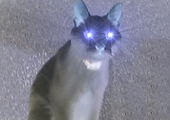
#> input picture blackuni3.png, 170 x 120 px
$ jupyter execute ex01.ipynb
#> lines starting #> are read from the running program, lines starting #| are printed output that depends on the picture; after the words box and inside, x2 and y2 are one past the last pixel; in counts of white or black regions, pixels touching at a corner belong together
# SJE/ex01 課題A

https://github.com/takatakamanbou/SJE

## 準備

### その1

1. このファイル `ex01.ipynb` を自分の手元にダウンロードする．GitHub の画面右上にダウンロードボタン（カーソルを重ねると「Download raw file」と表示される）があるので押す．`ex01.ipynb` というファイルがダウンロードされるはず．
1. `ex01.ipynb` を自分の `SJE` ディレクトリへ移動
1. `SJE` ディレクトリを開いた VSCode で，移動したこのファイル開く
1. その2へ

### その2

この notebook を実行できるように右上の「カーネルの選択」から設定をする．[Python プログラミング環境のセットアップ](./setup/README.md) の「第二部 OpenCV等のインストールとはじめての Notebook」 の 「Jupyter Notebook を扱えるようにする」 の 「(3) VSCode で開いてみる」でやったこと（「カーネルの選択」から設定）と同じです．

### その3

以下のリンク先の画像をダウンロードして，この notebook と同じフォルダ/ディレクトリに置きましょう．
リンクをたどって画像が表示されたら，ダウンロードボタンを押すか，または画像を右クリックして「名前を付けて画像を保存」とかそんなん．

https://github.com/takatakamanbou/SJE/blob/main/blackuni3.png

この notebook では，**OpenCV** と **NumPy** を使います．

- OpenCV:  コンピュータビジョンのためのライブラリ．C++ や Python から呼び出して画像処理などいろんなことができる．
- NumPy: Python 用の科学技術計算パッケージ．

以下のセルは，そのための準備です．実行してから先へ進みましょう．

[cell 1]
import cv2  # OpenCV のパッケージをインポート
import numpy as np  # NumPy のパッケージを np という名前でインポート

## 課題A
以下の内容を理解しながら順次実行していこう．

以下を実行すると，`blackuni3.png` という画像ファイルが読み込まれます．この画像の画素値が `img` という名前の変数に代入されます．

[cell 2]
img = cv2.imread('blackuni3.png')
#> img is the input picture: shape (120, 170, 3); mean B, G, R 145.7, 127.8, 126.8

この画像は，幅170画素，高さ120画素のカラー画像です，変数 `img` は三次元の配列（より詳しく言うと NumPy の array というデータ構造）になっています．次のセルを実行すると，中身を表示させることができます．

[cell 3]
print(img)
#> (printed output is left out)

いちばん最初の `[166 160 161]` は，この画像の左上の画素の値が，青(B) = 166, 緑(G) = 160, 赤(R) = 161 であることを表しています．
次の `[164 158 159]` は，その右隣の画素の値．
以下，左上から右に向かう順に画素値が並んでいます．

次のセルを実行すると，配列 `img` の形(shape)がわかります．

[cell 4]
print(img.shape)
#| (120, 170, 3)

配列（NumPy array）に対して，次のように `[ ]` を使うと，配列の中の個々の要素の値を得ることができます．

[cell 5]
print(img[0, 0, 0]) # 左上隅の画素の B の値
#| 166
print(img[0, 1, 2]) # その右隣の画素の R の値
#| 159

また，次のようにするとBGRの値をまとめて得ることもできます，

[cell 6]
print(img[0, 0]) # 左上隅
#| [166 160 161]
print(img[0, 169]) # 幅170画素の画像なので，これは右上隅
#| [161 143 142]

★ 以下のセルの中身を編集して，左下隅と右下隅の画素値を表示させましょう．

[cell 7]
print(img[0, 0]) # 左下隅
#| [166 160 161]
print(img[0, 0]) # 右下隅
#| [166 160 161]

OpenCV には様々な関数があります．たとえば，`cv2.flip` という関数を使うと，画像を左右（や上下に）反転させることができます．
以下のセルを実行すると `hoge.png` というファイルができるはずですので，表示させてみましょう．

[cell 8]
img2 = cv2.flip(img, 1) # img の左右を反転したものを img2 とする
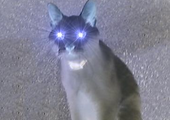
#> img2: shape (120, 170, 3); mean B, G, R 145.7, 127.8, 126.8
cv2.imwrite('hoge.png', img2) # img2 を `hoge.png` というファイル名で保存
#> Out = True

★ `cv2.flip` の第二引数の値を変えると，上下に反転させたりもできます．どういう値を指定すればよいか調べて上記のコードを修正して実行してみよう．

配列 `img` の要素は，0 から 255 までの整数値です．RGBそれぞれの値を256段階で表しているわけです．`[0, 0, 0]` は黒で，`[255, 255, 255]` が白です．以下のセルを実行すると，すべての画素値が

`(新しい画素値) ← 255 - （元の画素値）`

となります．何が起こるかやってみましょう．

[cell 9]
img2 = 255 - img
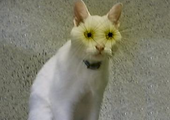
#> img2: shape (120, 170, 3); mean B, G, R 109.3, 127.2, 128.2
cv2.imwrite('hoge.png', img2)
#> Out = True

NumPy の array では，**スライス** という機能が使えます．

[cell 10]
a = np.arange(15) # 0 からはじまる15個の整数値をならべた Numpy array
print(a)

[cell 11]
print(a[3:6]) # 3番目の要素から 5番目（6の一つ手前）の要素まで
print(a[:6]) # 最初から5番目の要素まで
print(a[8:]) # 8番目から最後の要素まで

[cell 12]
A = a.reshape(3, 5) # 配列 a を 3 行 5 列にならべかえた二次元の Numpy array
print(A)

[cell 13]
print(A[1:, 1:3]) # 1行目以降，1列目から2列目まで

[cell 14]
print(A[:, 0]) # 0列目ぜんぶ

スライスで指定した範囲に値を代入することもできます．

[cell 15]
A[1:, 1:3] = 99
print(A)

[cell 16]
A[:, 0] = [0, 111, 222] # 0列目に順に 0, 111, 222 を代入
print(A)

上記のように `A` をいじったあとで `a` の中身を確認すると...．詳しい説明は省きますが，ここでの変数 `A` は 変数 `a` とメモリ領域を共有しているのでこういうことになります．

[cell 17]
print(a)

★ 上記の技を使って，画像をちょろっといじってみましょう．

[cell 18]
img = cv2.imread('blackuni3.png')
img[30:40, 80:120, :] = [255, 0, 255] # 画像の一部をマゼンタ（赤紫）で塗りつぶす
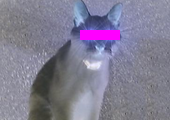
#> img: shape (120, 170, 3); 1.96% of pixels changed, all inside (x1, y1, x2, y2) = (80, 30, 120, 40)
cv2.imwrite('hoge.png', img)
#> Out = True
